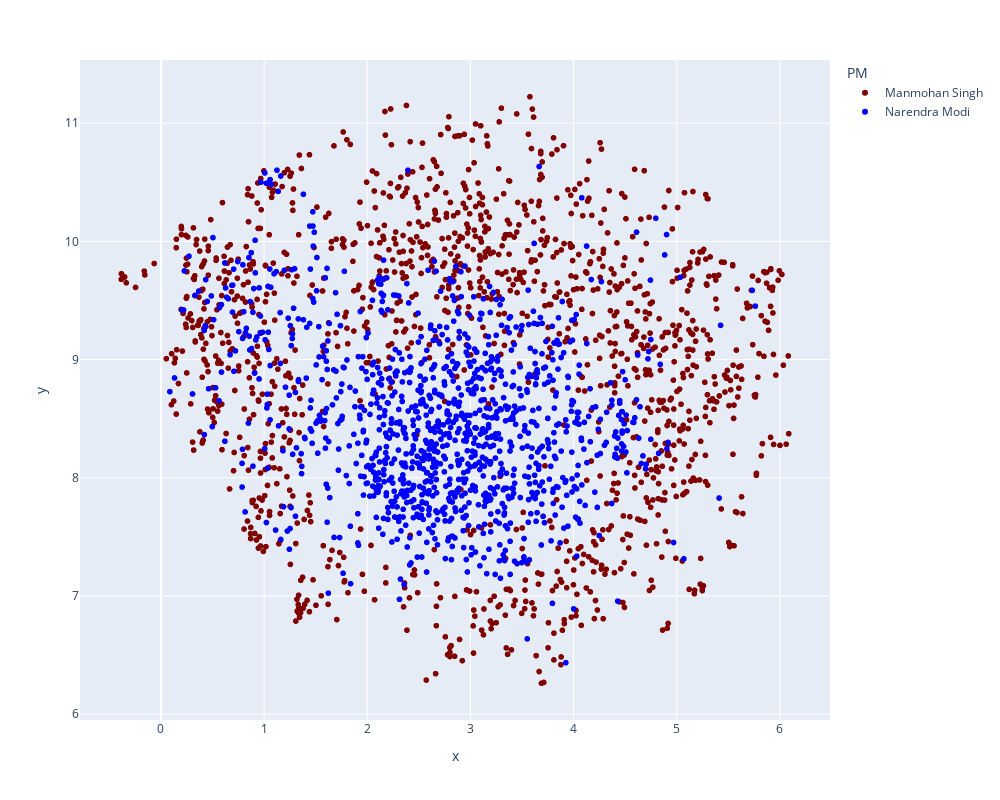

Notebook code cell kept with this figure:
### Markdown cell above
## Plot the UMAP Model

### Code cell
import plotly.express as px

# Set the 'z' column values to 1 for rows up to index 1351
df_umap_2.loc[:1351, 'PM'] = 'Manmohan Singh'

# Set the 'z' column values to 2 for rows starting from index 1351
df_umap_2.loc[1351:, 'PM'] = 'Narendra Modi'

fig = px.scatter(
    df_umap_2,  # DataFrame containing the data
    x='x',          # Column name for the x-axis values
    y='y',          # Column name for the y-axis values
    color='PM',     # Column name for assigning colors based on cluster
    size_max=10,
    color_discrete_sequence = ['maroon', 'blue']          
)

# Customize the layout of the figure
fig.update_layout(
    height=800,  # Set the height of the figure
    width=1000   # Set the width of the figure
)

# Display the plot
fig.show()

### Figure 1 — Plotly figure (JSON) as saved in the notebook; plotly's stock layout.template omitted (floating-point values rounded to 4 significant figures; data arrays with more than 128 entries replaced by an {"elided": "..."} marker saying what was removed)
{"data": [{"hovertemplate": "PM=Manmohan Singh<br>x=%{x}<br>y=%{y}<extra></extra>", "legendgroup": "Manmohan Singh", "marker": {"color": "maroon", "symbol": "circle"}, "mode": "markers", "name": "Manmohan Singh", "showlegend": true, "type": "scattergl", "x": {"elided": "1351 float values"}, "xaxis": "x", "y": {"elided": "1351 float values"}, "yaxis": "y"}, {"hovertemplate": "PM=Narendra Modi<br>x=%{x}<br>y=%{y}<extra></extra>", "legendgroup": "Narendra Modi", "marker": {"color": "blue", "symbol": "circle"}, "mode": "markers", "name": "Narendra Modi", "showlegend": true, "type": "scattergl", "x": {"elided": "1182 float values"}, "xaxis": "x", "y": {"elided": "1182 float values"}, "yaxis": "y"}], "layout": {"height": 800, "legend": {"title": {"text": "PM"}, "tracegroupgap": 0}, "margin": {"t": 60}, "width": 1000, "xaxis": {"anchor": "y", "domain": [0, 1], "title": {"text": "x"}}, "yaxis": {"anchor": "x", "domain": [0, 1], "title": {"text": "y"}}}}
